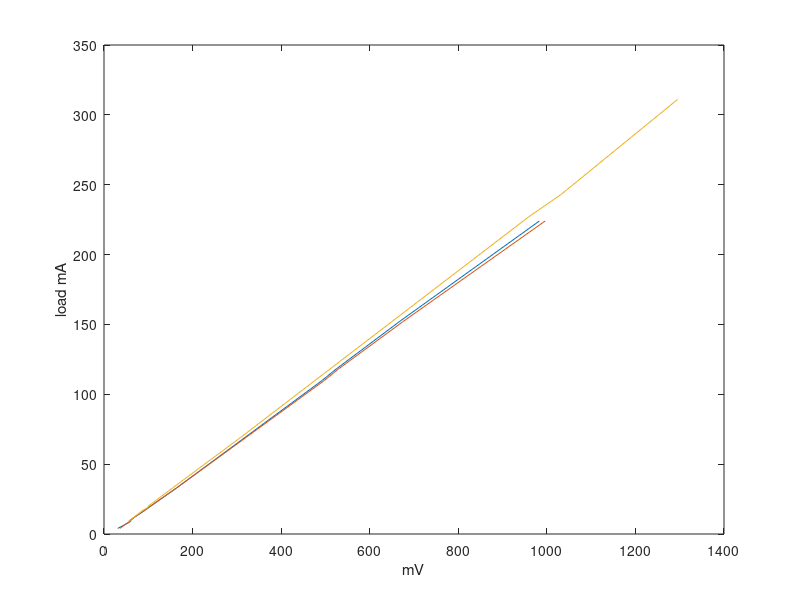

Source code (MATLAB):
clearvars ;
load_mA = [ 4 8 9 10 11 12 16 33 110 118 152 224 ]';
IV_AVDD    = [ 31 55 60 61 65 69 88 164 493 524 667 983 ]' ;
plot(IV_AVDD,load_mA);
xlabel('mV');
ylabel('load mA');
hold on;


IV_DVDD    = [ 36 53 58 59 64 68 87 164 498 529 675 996 ]' ;
plot(IV_DVDD,load_mA);
load_mA_vddio = [9 17 19 20 22 24 33 69 227 243 311 ]';
IV_VDDIO    = [55 88 99 100 109 117 155 308 959 1032 1295 ]' ;
plot(IV_VDDIO,load_mA_vddio);


fit=zeros(3,2);

fit(1,:)=polyfit(IV_AVDD,load_mA,1);
fit(2,:)=polyfit(IV_DVDD,load_mA,1);
fit(3,:)=polyfit(IV_VDDIO,load_mA_vddio,1);

mean_M=mean(fit(:,:))